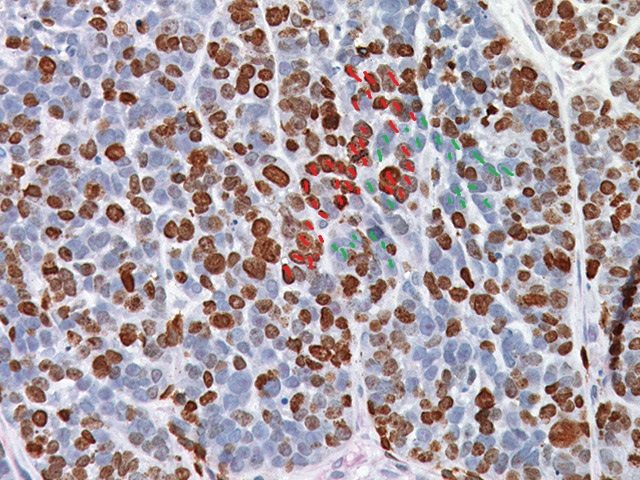
#> input picture img/colored-nuclei.jpg, 640 x 480 px
$ python try.py --image ../img/colored-nuclei.jpg
#> lines starting #> are read from the running program, lines starting #| are printed output that depends on the picture

import argparse
import cv2
import imutils
import os

edge_params = {
    'min_val': 200,
    'max_val': 300,
    'aperture_size': 3
}
gray = None

def main():
    global edge_params, gray
    ap = argparse.ArgumentParser()
    ap.add_argument('-i', '--image', default='',
                    help='Image to use for edge detection')
    args = vars(ap.parse_args())
    file_name = args['image']
    if os.path.isfile(file_name) is False:
        print('Cannot open image, quitting...')
        exit()
    image = cv2.imread(file_name)
#> image is the input picture: shape (480, 640, 3); mean B, G, R 165.2, 158.4, 170.7
    image = imutils.resize(image, height=480)
    gray = cv2.cvtColor(image, cv2.COLOR_BGR2GRAY)
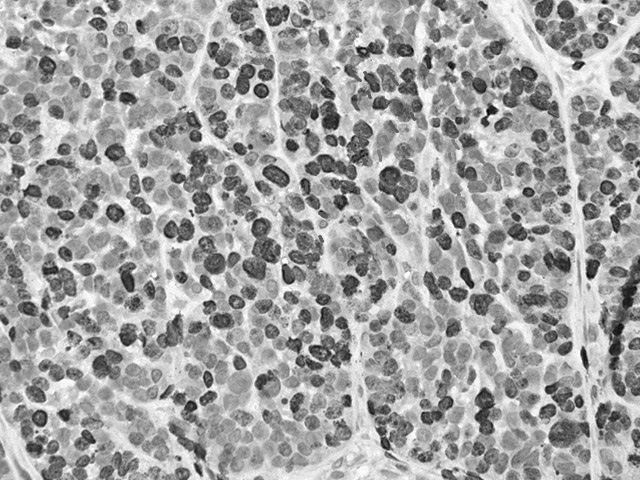
#> gray: shape (480, 640); min 5, max 255, mean 162.9

    cv2.namedWindow('Original')
    cv2.createTrackbar('Min', 'Original', 0, 800, min_change)
    cv2.createTrackbar('Max', 'Original', 100, 800, max_change)
    cv2.imshow('Original', image)
    redraw_edges()

    while True:
        if cv2.waitKey(1) & 0xFF == ord("q"):
            cv2.destroyAllWindows()
            exit()

def min_change(new_val):
    change_params('min_val', new_val)

def max_change(new_val):
    change_params('max_val', new_val)

def change_params(name, value):
    global edge_params
    edge_params[name] = value
    print(edge_params)
    redraw_edges()

def redraw_edges():
    edges = cv2.Canny(gray,
                      edge_params['min_val'],
                      edge_params['max_val'],
                      edge_params['aperture_size'])
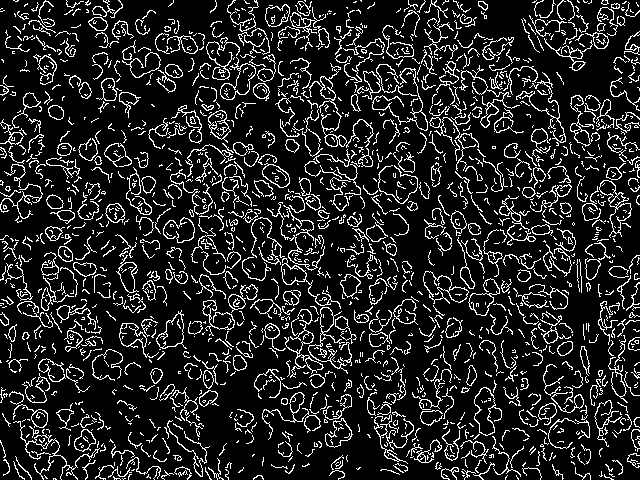
#> edges: shape (480, 640); 14% white in thin lines or dots
    cv2.imshow('Edges', imutils.resize(edges, height=480))

if __name__ == '__main__':
    main()
#> (key q is pressed here)
#> (the program exits here)
